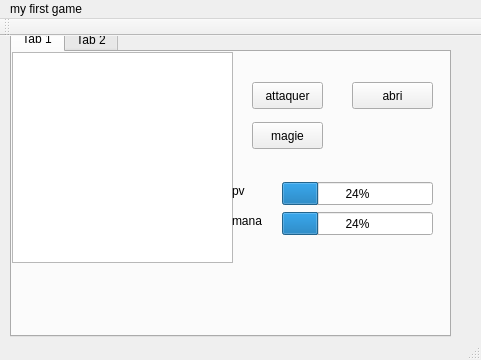
<?xml version="1.0" encoding="UTF-8"?>
<ui version="4.0">
 <class>MainWindow</class>
 <widget class="QMainWindow" name="MainWindow">
  <property name="geometry">
   <rect>
    <x>0</x>
    <y>0</y>
    <width>481</width>
    <height>360</height>
   </rect>
  </property>
  <property name="windowTitle">
   <string>MainWindow</string>
  </property>
  <widget class="QWidget" name="centralWidget">
   <widget class="QTabWidget" name="tabWidget">
    <property name="geometry">
     <rect>
      <x>10</x>
      <y>-10</y>
      <width>441</width>
      <height>311</height>
     </rect>
    </property>
    <property name="currentIndex">
     <number>0</number>
    </property>
    <widget class="QWidget" name="tab">
     <attribute name="title">
      <string>Tab 1</string>
     </attribute>
     <widget class="QTextBrowser" name="textBrowser">
      <property name="geometry">
       <rect>
        <x>0</x>
        <y>0</y>
        <width>221</width>
        <height>211</height>
       </rect>
      </property>
     </widget>
     <widget class="QPushButton" name="pushButton">
      <property name="geometry">
       <rect>
        <x>240</x>
        <y>30</y>
        <width>71</width>
        <height>27</height>
       </rect>
      </property>
      <property name="text">
       <string>attaquer</string>
      </property>
     </widget>
     <widget class="QPushButton" name="pushButton_2">
      <property name="geometry">
       <rect>
        <x>240</x>
        <y>70</y>
        <width>71</width>
        <height>27</height>
       </rect>
      </property>
      <property name="text">
       <string>magie</string>
      </property>
     </widget>
     <widget class="QPushButton" name="pushButton_3">
      <property name="geometry">
       <rect>
        <x>340</x>
        <y>30</y>
        <width>81</width>
        <height>27</height>
       </rect>
      </property>
      <property name="text">
       <string>abri</string>
      </property>
     </widget>
     <widget class="QProgressBar" name="pv">
      <property name="geometry">
       <rect>
        <x>270</x>
        <y>130</y>
        <width>151</width>
        <height>23</height>
       </rect>
      </property>
      <property name="value">
       <number>24</number>
      </property>
     </widget>
     <widget class="QLabel" name="label_5">
      <property name="geometry">
       <rect>
        <x>220</x>
        <y>130</y>
        <width>67</width>
        <height>17</height>
       </rect>
      </property>
      <property name="text">
       <string>pv</string>
      </property>
     </widget>
     <widget class="QProgressBar" name="progressBar_2">
      <property name="geometry">
       <rect>
        <x>270</x>
        <y>160</y>
        <width>151</width>
        <height>23</height>
       </rect>
      </property>
      <property name="value">
       <number>24</number>
      </property>
     </widget>
     <widget class="QLabel" name="label_6">
      <property name="geometry">
       <rect>
        <x>220</x>
        <y>160</y>
        <width>67</width>
        <height>17</height>
       </rect>
      </property>
      <property name="text">
       <string>mana</string>
      </property>
     </widget>
    </widget>
    <widget class="QWidget" name="tab_2">
     <attribute name="title">
      <string>Tab 2</string>
     </attribute>
     <widget class="QLabel" name="label">
      <property name="geometry">
       <rect>
        <x>10</x>
        <y>10</y>
        <width>171</width>
        <height>17</height>
       </rect>
      </property>
      <property name="text">
       <string>Création de personnage:</string>
      </property>
     </widget>
     <widget class="QWidget" name="horizontalLayoutWidget">
      <property name="geometry">
       <rect>
        <x>10</x>
        <y>30</y>
        <width>131</width>
        <height>51</height>
       </rect>
      </property>
      <layout class="QHBoxLayout" name="horizontalLayout">
       <item>
        <widget class="QLabel" name="label_2">
         <property name="text">
          <string>nom:</string>
         </property>
        </widget>
       </item>
       <item>
        <widget class="QLineEdit" name="lineEdit"/>
       </item>
      </layout>
     </widget>
     <widget class="QWidget" name="horizontalLayoutWidget_2">
      <property name="geometry">
       <rect>
        <x>10</x>
        <y>80</y>
        <width>131</width>
        <height>51</height>
       </rect>
      </property>
      <layout class="QHBoxLayout" name="horizontalLayout_2">
       <item>
        <widget class="QLabel" name="label_4">
         <property name="text">
          <string>arme:</string>
         </property>
        </widget>
       </item>
       <item>
        <widget class="QLineEdit" name="lineEdit_2"/>
       </item>
      </layout>
     </widget>
     <widget class="QLabel" name="label_3">
      <property name="geometry">
       <rect>
        <x>10</x>
        <y>140</y>
        <width>67</width>
        <height>17</height>
       </rect>
      </property>
      <property name="text">
       <string>rôle</string>
      </property>
     </widget>
    </widget>
   </widget>
  </widget>
  <widget class="QMenuBar" name="menuBar">
   <property name="geometry">
    <rect>
     <x>0</x>
     <y>0</y>
     <width>481</width>
     <height>25</height>
    </rect>
   </property>
   <widget class="QMenu" name="menuMy_first_game">
    <property name="title">
     <string>my first game</string>
    </property>
   </widget>
   <addaction name="menuMy_first_game"/>
  </widget>
  <widget class="QToolBar" name="mainToolBar">
   <attribute name="toolBarArea">
    <enum>TopToolBarArea</enum>
   </attribute>
   <attribute name="toolBarBreak">
    <bool>false</bool>
   </attribute>
  </widget>
  <widget class="QStatusBar" name="statusBar"/>
 </widget>
 <layoutdefault spacing="6" margin="11"/>
 <resources/>
 <connections/>
</ui>
